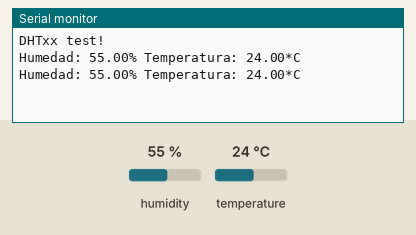
Recording of a sketch running on a simulated Arduino Mega 2560, built with avr-gcc and run on an emulated ATmega2560. Parts: the last lines printed to the serial monitor. The inputs (shaded band) are chosen by the test bench; at power-on: humidity 55 %, temperature 24 °C.

Above: at 4.8 s.
4.9 s: humidity set to 22 %
At 6.9 s:
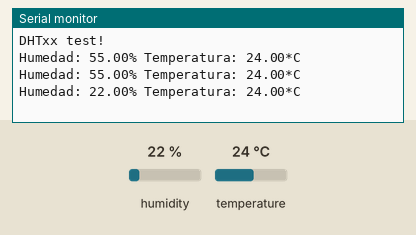
7.9 s: temperature set to 12 °C
At 9.3 s:
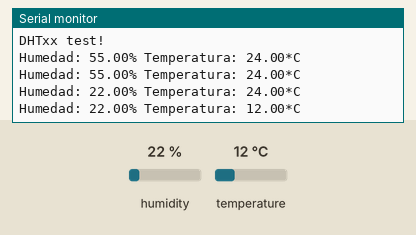
10.9 s: humidity set to 40 %
At 13.0 s:
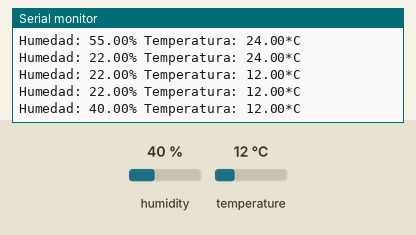
Timing chart, 0 to 14.5 s (numbered marks = the images above; inputs shaded):
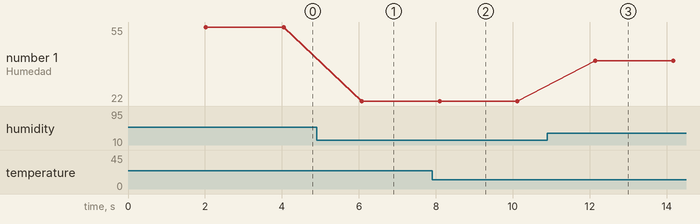

The sketch:

Practica_3-1.ino
```cpp
#include "DHT.h"
#define DHTPIN 23
#define DHTTYPE DHT11

DHT dht(DHTPIN,DHTTYPE);

void setup() {
  Serial.begin(9600);
  Serial.println(F("DHTxx test!"));
  dht.begin();

}

void loop() {
  delay(2000);
  float h=dht.readHumidity();
  float t = dht.readTemperature();

  if(isnan(h)||isnan(t)){
    Serial.println(F("Failed to read from DHT sensor!"));
  }
  Serial.print(F("Humedad: "));
  Serial.print(h);
  Serial.print(F("% Temperatura: "));
  Serial.print(t);
  Serial.println(F("*C"));

}
```

Measured:
- after the input at 4.9 s, the serial monitor: prints a new line after 1.2 s (image 1)
- after the input at 7.9 s, the serial monitor: prints a new line after 0.20 s (image 2)
- after the input at 10.9 s, the serial monitor: prints a new line after 1.2 s (image 3)
- plotted number 1: 55 → 22 after the input at 4.9 s, 22 → 40 after the input at 10.9 s
